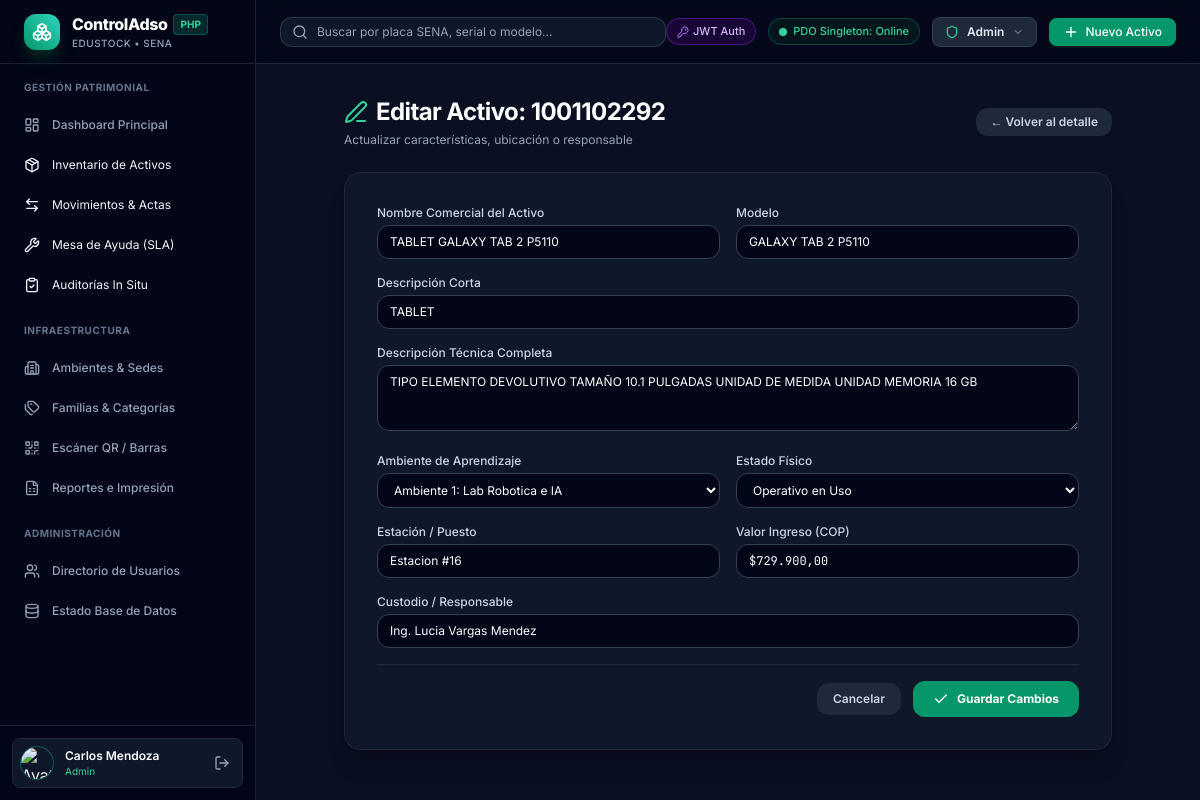
The app's page /asset_edit.php?id=ast-sena-1001102292 with its own data.
### tables this page shows
CREATE TABLE assets (
    id VARCHAR(36) PRIMARY KEY,
    serial_number VARCHAR(100) NOT NULL UNIQUE,
    asset_code VARCHAR(100) NOT NULL UNIQUE,
    name VARCHAR(200) NOT NULL,
    description TEXT,
    category_id VARCHAR(36),
    category_name VARCHAR(100),
    environment_id VARCHAR(50) NOT NULL,
    environment_name VARCHAR(150),
    station VARCHAR(100) NOT NULL,
    physical_status ENUM('operativo', 'mesa_servicio', 'con_dano', 'mantenimiento', 'decomisado') NOT NULL DEFAULT 'operativo',
    status_label VARCHAR(100) NOT NULL DEFAULT 'Operativo en Uso',
    responsible_person VARCHAR(150) NOT NULL,
    assigned_date DATE DEFAULT (CURRENT_DATE),
    warranty_until DATE,
    barcode VARCHAR(100) NOT NULL,
    qr_token VARCHAR(150) NOT NULL,
    specs TEXT,
    photo_url TEXT,
    regional VARCHAR(20) DEFAULT '41',
    centro_costo VARCHAR(50) DEFAULT '952710',
    modulo VARCHAR(50) DEFAULT 'INVE',
    modelo VARCHAR(150),
    consecutivo VARCHAR(50),
    descripcion TEXT,
    descripcion_actual TEXT,
    tipo VARCHAR(50) DEFAULT 'Devolutivo',
    placa VARCHAR(50) UNIQUE,
    serial VARCHAR(100),
    fecha_adquisicion VARCHAR(50),
    valor_ingreso VARCHAR(50),
    created_at DATETIME DEFAULT CURRENT_TIMESTAMP,
    updated_at DATETIME DEFAULT CURRENT_TIMESTAMP ON UPDATE CURRENT_TIMESTAMP,
    CONSTRAINT fk_asset_category FOREIGN KEY (category_id) REFERENCES product_categories(id) ON DELETE SET NULL,
    CONSTRAINT fk_asset_environment FOREIGN KEY (environment_id) REFERENCES environments(id)
);

CREATE TABLE environments (
    id VARCHAR(50) PRIMARY KEY,
    campus_id VARCHAR(50) NOT NULL,
    name VARCHAR(150) NOT NULL,
    code_name VARCHAR(100) NOT NULL,
    building VARCHAR(100) NOT NULL,
    floor VARCHAR(50) NOT NULL,
    icon VARCHAR(50) DEFAULT 'monitor',
    total_capacity INT DEFAULT 35,
    assigned_count INT DEFAULT 0,
    occupancy_percentage DECIMAL(5,2) DEFAULT 0.00,
    created_at DATETIME DEFAULT CURRENT_TIMESTAMP,
    CONSTRAINT fk_env_campus FOREIGN KEY (campus_id) REFERENCES campuses(id) ON DELETE CASCADE
);

### asset_edit.php (the view, shortened to what this page needs)
<?php
require_once __DIR__ . '/includes/header.php';
$db = getDB();
$assetId = trim($_GET['id'] ?? '');
$asset = null;
$environments = [];
if ($db && !empty($assetId)) {
    $environments = $db->query("SELECT id, name FROM environments ORDER BY name ASC")->fetchAll();
    $stmt = $db->prepare("SELECT * FROM assets WHERE id = ? LIMIT 1");
    $stmt->execute([$assetId]);
    $asset = $stmt->fetch();
}
?>
<div class="max-w-3xl mx-auto space-y-6">
    <div class="flex items-center justify-between">
        <div>
            <h1 class="text-xl md:text-2xl font-bold text-white tracking-tight flex items-center space-x-2">
                <i data-lucide="edit-3" class="w-6 h-6 text-emerald-400"></i>
                <span>Editar Activo: <?= htmlspecialchars($asset['placa']) ?></span>
            </h1>
            <p class="text-xs text-slate-400 mt-1">Actualizar características, ubicación o responsable</p>
        </div>
        <a href="asset_detail.php?id=<?= urlencode($asset['id']) ?>" class="px-3.5 py-1.5 rounded-xl bg-slate-800 hover:bg-slate-700 text-slate-300 text-xs font-semibold transition">
            &larr; Volver al detalle
        </a>
    </div>
    <form method="POST" class="bg-slate-900 border border-slate-800 rounded-2xl p-6 md:p-8 space-y-4 shadow-xl">
        <div class="grid grid-cols-2 gap-4">
            <div>
                <label class="block text-xs font-medium text-slate-300 mb-1">Nombre Comercial del Activo</label>
                <input type="text" name="name" value="<?= htmlspecialchars($asset['name']) ?>" required class="w-full bg-slate-950 border border-slate-700 rounded-xl px-3 py-2 text-xs text-white focus:outline-none focus:border-emerald-500">
            </div>
            <div>
                <label class="block text-xs font-medium text-slate-300 mb-1">Modelo</label>
                <input type="text" name="modelo" value="<?= htmlspecialchars($asset['modelo']) ?>" class="w-full bg-slate-950 border border-slate-700 rounded-xl px-3 py-2 text-xs text-white focus:outline-none focus:border-emerald-500">
            </div>
        </div>
        <div>
            <label class="block text-xs font-medium text-slate-300 mb-1">Descripción Corta</label>
            <input type="text" name="descripcion" value="<?= htmlspecialchars($asset['descripcion']) ?>" class="w-full bg-slate-950 border border-slate-700 rounded-xl px-3 py-2 text-xs text-white focus:outline-none focus:border-emerald-500">
        </div>
        <div>
            <label class="block text-xs font-medium text-slate-300 mb-1">Descripción Técnica Completa</label>
            <textarea name="descripcion_actual" rows="3" class="w-full bg-slate-950 border border-slate-700 rounded-xl px-3 py-2 text-xs text-white focus:outline-none focus:border-emerald-500"><?= htmlspecialchars($asset['descripcion_actual']) ?></textarea>
        </div>
        <div class="grid grid-cols-2 gap-4">
            <div>
                <label class="block text-xs font-medium text-slate-300 mb-1">Ambiente de Aprendizaje</label>
                <select name="environment_id" required class="w-full bg-slate-950 border border-slate-700 rounded-xl px-3 py-2 text-xs text-white focus:outline-none focus:border-emerald-500">
                    <?php foreach ($environments as $env): ?>
                        <option value="<?= htmlspecialchars($env['id']) ?>" <?= $asset['environment_id'] === $env['id'] ? 'selected' : '' ?>>
                            <?= htmlspecialchars($env['name']) ?>
                        </option>
                    <?php endforeach; ?>
                </select>
            </div>
            <div>
                <label class="block text-xs font-medium text-slate-300 mb-1">Estado Físico</label>
                <select name="physical_status" class="w-full bg-slate-950 border border-slate-700 rounded-xl px-3 py-2 text-xs text-white focus:outline-none focus:border-emerald-500">
                    <option value="operativo" <?= $asset['physical_status'] === 'operativo' ? 'selected' : '' ?>>Operativo en Uso</option>
                </select>
            </div>
        </div>
        <div class="grid grid-cols-2 gap-4">
            <div>
                <label class="block text-xs font-medium text-slate-300 mb-1">Estación / Puesto</label>
                <input type="text" name="station" value="<?= htmlspecialchars($asset['station']) ?>" class="w-full bg-slate-950 border border-slate-700 rounded-xl px-3 py-2 text-xs text-white focus:outline-none focus:border-emerald-500">
            </div>
            <div>
                <label class="block text-xs font-medium text-slate-300 mb-1">Valor Ingreso (COP)</label>
                <input type="text" name="valor_ingreso" value="<?= htmlspecialchars($asset['valor_ingreso']) ?>" class="w-full bg-slate-950 border border-slate-700 rounded-xl px-3 py-2 text-xs text-white focus:outline-none focus:border-emerald-500 font-mono">
            </div>
        </div>
        <div>
            <label class="block text-xs font-medium text-slate-300 mb-1">Custodio / Responsable</label>
            <input type="text" name="responsible_person" value="<?= htmlspecialchars($asset['responsible_person']) ?>" class="w-full bg-slate-950 border border-slate-700 rounded-xl px-3 py-2 text-xs text-white focus:outline-none focus:border-emerald-500">
        </div>
        <div class="pt-4 border-t border-slate-800 flex items-center justify-end space-x-3">
            <a href="asset_detail.php?id=<?= urlencode($asset['id']) ?>" class="px-4 py-2 bg-slate-800 text-slate-300 rounded-xl text-xs font-semibold">Cancelar</a>
            <button type="submit" class="px-5 py-2.5 bg-emerald-600 hover:bg-emerald-500 text-white rounded-xl text-xs font-bold transition flex items-center space-x-2">
                <i data-lucide="check" class="w-4 h-4"></i>
                <span>Guardar Cambios</span>
            </button>
        </div>
    </form>
</div>
<?php require_once __DIR__ . '/includes/footer.php'; ?>

### includes/header.php (style rules this page uses)
body { font-family: 'Inter', sans-serif; }
.font-mono { font-family: 'JetBrains Mono', monospace; }

### records on screen
assets: placa "1001102292", name "TABLET GALAXY TAB 2 P5110", modelo "GALAXY TAB 2 P5110", descripcion "TABLET", descripcion_actual "TIPO ELEMENTO DEVOLUTIVO TAMAÑO 10.1 PULGADAS UNIDAD DE MEDIDA UNIDAD MEMORIA 16 GB", environment_id "Ambiente 1: Lab Robotica e IA", physical_status "Operativo en Uso", station "Estacion #16", valor_ingreso "$729.900,00", responsible_person "Ing. Lucia Vargas Mendez"

### other values on screen
$currentUser['name'] "Carlos Mendoza"
$currentUser['role'] "Admin"
